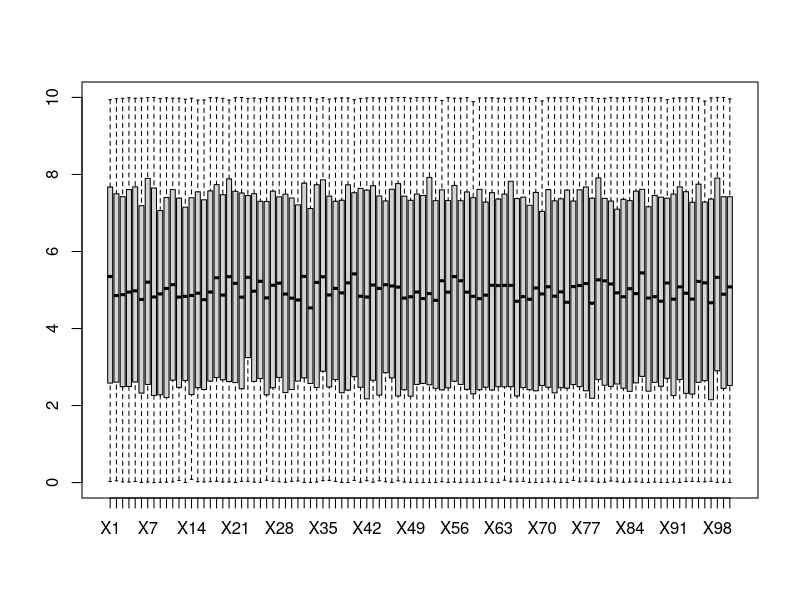
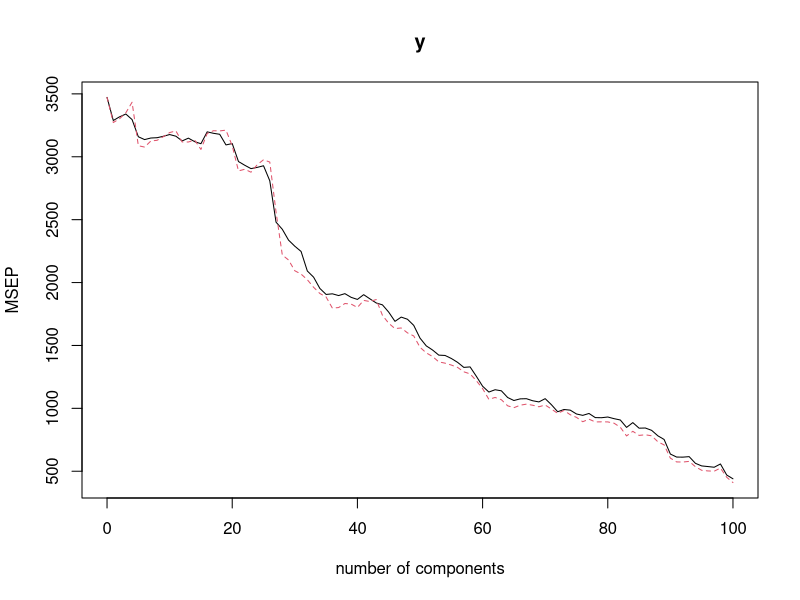
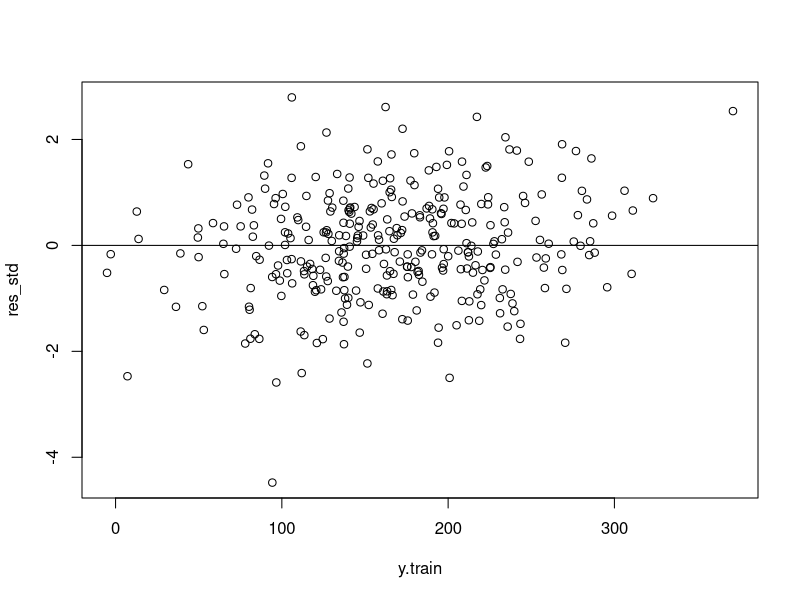
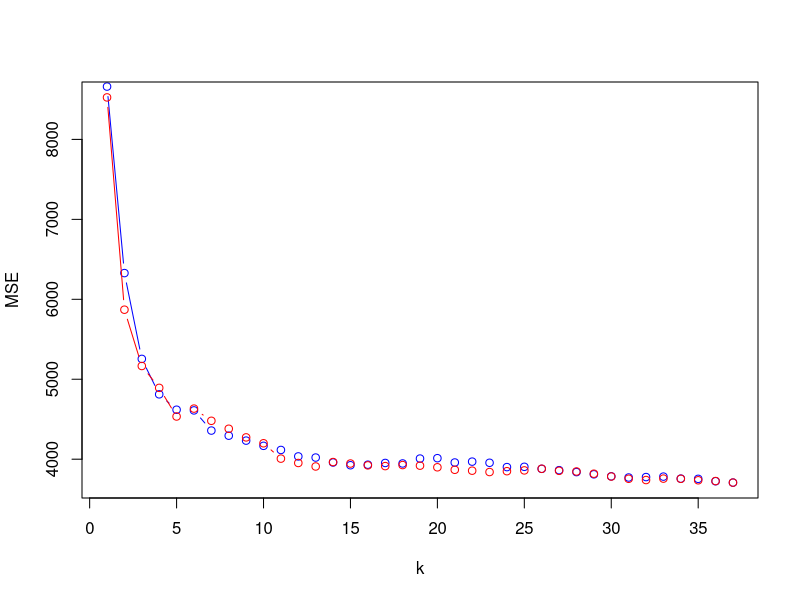
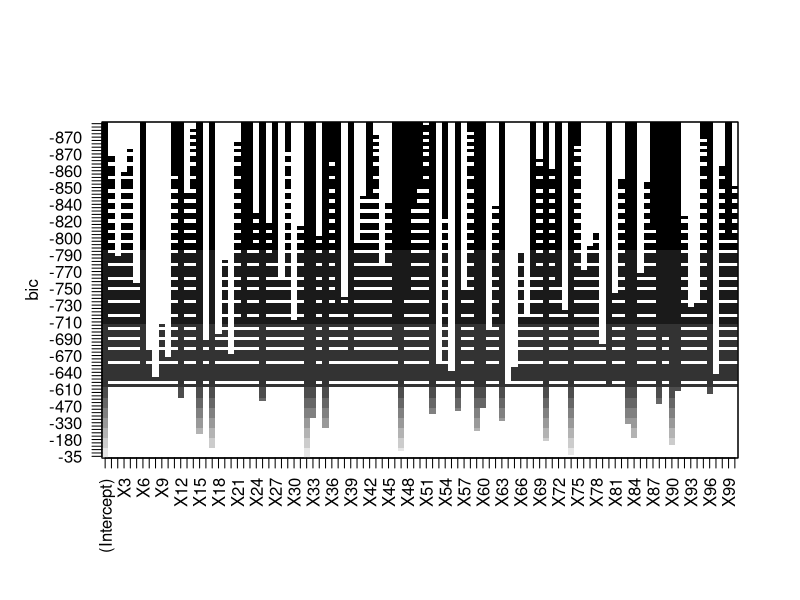
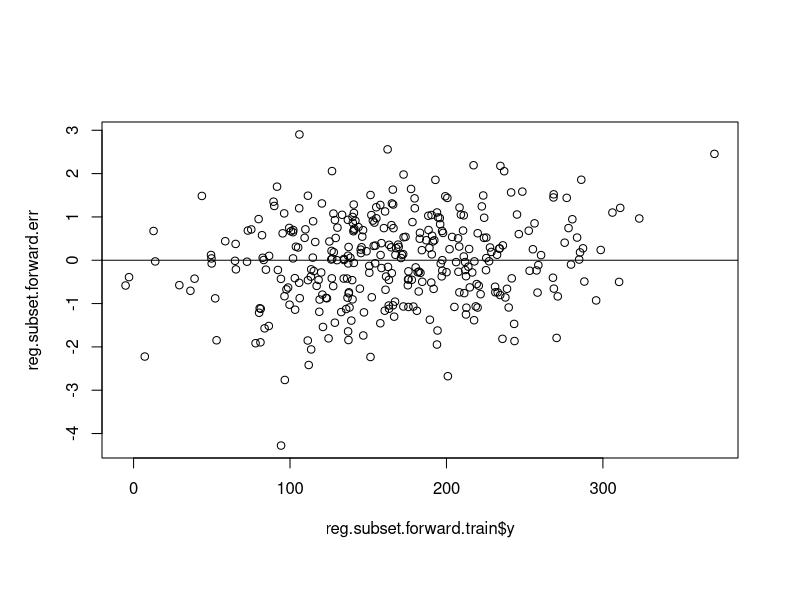
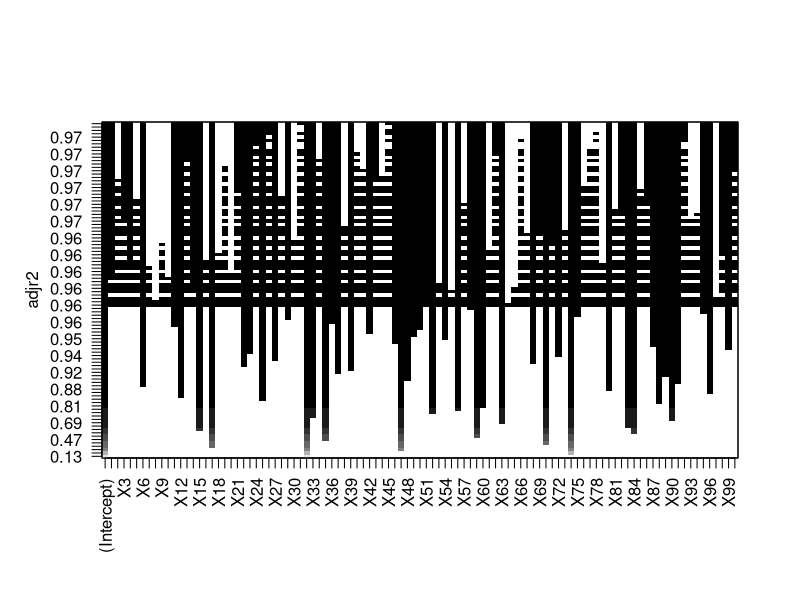
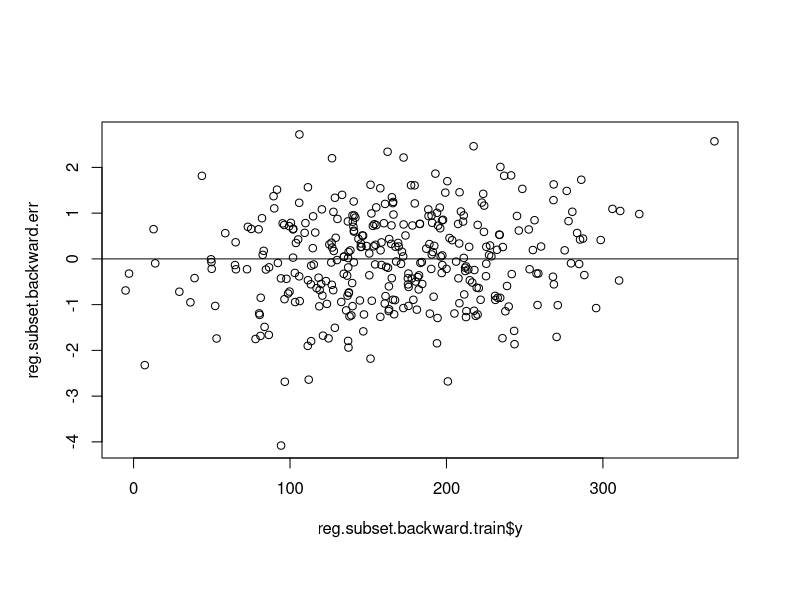

R code for these plots, in order:
library(MASS)
reg.set <- read.table('TPN1_a22_reg_app.txt', header = TRUE)

#plot(reg.set[,1:10], reg.set$y)

#Séparation des partie train et test
train.percentage <- 2/3
n_reg <- nrow(reg.set)
n_train <- as.integer(n_reg * train.percentage)
n_test <- n_reg - n_train
set.seed(69)
id_train <- sample(n_reg, n_train)
data.train <- reg.set[id_train,]
data.test <- reg.set[-id_train,]
y.test <- reg.set[-id_train, c(101)]
y.train <- reg.set[id_train, c(101)]

#Regarder la plage des données
boxplot(as.data.frame(reg.set[1:100]))


#pca
library(pls)
pcr_model <- pcr(y~., data = data.test, validation = "CV")
validationplot(pcr_model, val.type="MSEP")#D'apr??s le graphe on constate qu'il faut toutes les variables pour obtenir le meilleur mod??le


#modele lineare#
reg.set.lm <- lm(formula = y ~., data = data.train)
summary(reg.set.lm)#On a d??j?? une p-value qui est assez petite en une R-Square assez grande
res_std <- rstandard(reg.set.lm)
plot(x = y.train, y = res_std)#Les r??sidus stadards parraissent pas mal
abline(0, 0)
pre.lm <- predict(reg.set.lm, newdata = data.test)
mse.lm <- mean((pre.lm - y.test) ^ 2)#200.176
#On refait la regression avec les variables significatives
#x.app.lm <- data.train[c(6, 11, 12, 15, 17,22, 23, 25, 27, 32, 33, 35, 37, 39, 46, 47, 48, 49, 52, 54, 56, 59, 60, 63, 68, 70, 72, 74, 79, 83, 84, 87, 88, 89, 90, 91, 96), ] 
#data.test.lm <- data.test[c(6, 11, 12, 15, 17, 22, 23, 25, 27, 32, 33, 35, 37, 39, 46, 47, 48, 49, 52, 54, 56, 59, 60, 63, 68, 70, 72, 74, 79, 83, 84, 87, 88, 89, 90, 91, 96), ]
#reg.set.lm.revise <- lm(formula = y~. , data = x.app.lm)
reg.set.lm.revise <- lm(formula = y~X6+X11+X12+X15+X17+X22+X23+X25+X27+X32+X33+X35+X37+X39+X46+X47+X48+X49+X52+X54+X56+X59+X60+X63+X68+X70+X72+X74+X79+X83+X84+X87+X88+X89+X90+X91+X96
                        , data = data.train)
#pre.lm.revise <- predict(reg.set.lm.revise, newdata = data.test.lm)
pre.lm.revise <- predict(reg.set.lm.revise, newdata = data.test)
mse.lm1 <- mean((pre.lm.revise - y.test) ^ 2)#200.176



#k plus proches voisins
#On utilise les variables significatives dans le modèle lineaire
library(FNN)
x.app_k <- data.train[c(6, 11, 12, 15, 17, 22, 23, 25, 27, 32, 33, 35, 37, 39, 46, 47, 48, 49, 52, 54, 56, 59, 60, 63, 68, 70, 72, 74, 79, 83, 84, 87, 88, 89, 90, 91, 96), c(-101)] 
y.app_k <- data.train[, c(101)]
x.test_k <- data.test[, c(-101)]

# Chenxin:add scale -------------------------------------------------------

x.app_k.scale <- scale(data.train[c(6, 11, 12, 15, 17, 22, 23, 25, 27, 32, 33, 35, 37, 39, 46, 47, 48, 49, 52, 54, 56, 59, 60, 63, 68, 70, 72, 74, 79, 83, 84, 87, 88, 89, 90, 91, 96), c(-101)] )
x.test_k.scale <- scale(data.test[, c(-101)])


kmin <- 10
reg.knn1 <- knn.reg(train = x.app_k, test = x.test_k, y = y.app_k, k = kmin)
mse.knn1 <- mean((reg.knn1$pred - y.test) ^ 2) #4167, trop grande

# Chenxin K variation & scale -----------------------------------------------------------------

knn_k_max <- 37

tmp <- sapply(1:knn_k_max, function(local_k){
  reg.knn.noscale <- knn.reg(train = x.app_k, test = x.test_k, y = y.app_k, k = local_k)
  res <- mean((reg.knn.noscale$pred - y.test) ^ 2)
  return(res)
})

tmp.scale <- sapply(1:knn_k_max, function(local_k){
  reg.knn.scale <- knn.reg(train = x.app_k.scale, test = x.test_k.scale, y = y.app_k, k = local_k)
  res.scale <- mean((reg.knn.scale$pred - y.test) ^ 2)
  return(res.scale)
})

knn_MSE_noscale <- tmp
knn_MSE_scale <- tmp.scale
#erreur global
plot(1:knn_k_max, knn_MSE_noscale, 
     type='b', col='blue',
     ylim=range(knn_MSE_scale),
     xlab='k', ylab='MSE', lty = 1, pch = 1)

lines(1:knn_k_max, knn_MSE_scale, type='b', col='red', lty = 1, pch = 1)
which.min(knn_MSE_scale)
min(knn_MSE_scale)
which.min(knn_MSE_noscale)
min(knn_MSE_noscale)

#MSE Minimal in37 3707, MSE decrease with k increase  scale make no significatif difference


# End Code Chenxin ---------------



#Subset selection
#Vu qu'il existe trop de variables, nous pourrions pas utiliser la m??thode best subset selection

#forward selection
library(leaps)
library(dplyr)
reg.selection.forward <- regsubsets(y~., data = data.train, method = "forward", nbest = 1, nvmax = 100)
summary_forward <- summary(reg.selection.forward)
plot(reg.selection.forward, scale = "bic")#Regarder bri??vement la plus grande adjusted R Square

rss<-data.frame(summary_forward$outmat, RSS=summary_forward$rss)
rsquare_max_forward <- summary_forward$outmat[which.max(summary_forward$adjr2),]#La ligne avec la plus grande adjr2
rsquare_max_forward[rsquare_max_forward == '*'] <- as.numeric(1)
rsquare_max_forward[rsquare_max_forward == ' '] <- as.numeric(0)
rsquare_max_forward <- as.numeric(rsquare_max_forward)#Le masque pour s??lectionner les variables
reg.subset.forward <- reg.set[c(rsquare_max_forward==1)]


n.subset.forward <- nrow(reg.subset.forward)
set.seed(69)
n.subset.forward.train <- as.integer(train.percentage * n.subset.forward)
n.subset.forward.sample <- sample(n.subset.forward, n.subset.forward.train)
reg.subset.forward.train <- reg.subset.forward[n.subset.forward.sample,]
reg.subset.forward.test <- reg.subset.forward[-n.subset.forward.sample,]
reg.subset.forward.lm <- lm(formula = y~., data = reg.subset.forward.train)
reg.subset.forward.lm.predict <- predict(reg.subset.forward.lm, newdata = reg.subset.forward.test)
reg.subset.forward.mse <- mean((reg.subset.forward.lm.predict - reg.subset.forward.test$y) ^ 2)#188.44
reg.subset.forward.err <- rstandard(reg.subset.forward.lm)
plot(reg.subset.forward.train$y, reg.subset.forward.err)
abline(0, 0)

#backward selection
reg.selection.backward <- regsubsets(y~., data = data.train, method = "backward", nbest = 1, nvmax = 100)
summary_backward <- summary(reg.selection.backward)
plot(reg.selection.backward, scale = "adjr2")
#rss<-data.frame(summary_forward$outmat, RSS=summary_forward$rss)
rsquare_max_backward <- summary_backward$outmat[which.max(summary_backward$adjr2),]
rsquare_max_backward[rsquare_max_backward == '*'] <- as.numeric(1)
rsquare_max_backward[rsquare_max_backward == ' '] <- as.numeric(0)
rsquare_max_backward <- as.numeric(rsquare_max_backward)
reg.subset.backward <- reg.set[c(rsquare_max_backward==1)]

n.subset.backward <- nrow(reg.subset.backward)
set.seed(69)
n.subset.backward.train <- as.integer(train.percentage * n.subset.backward)
n.subset.backward.sample <- sample(n.subset.backward, n.subset.backward.train)
reg.subset.backward.train <- reg.subset.backward[n.subset.backward.sample,]
reg.subset.backward.test <- reg.subset.backward[-n.subset.backward.sample,]
reg.subset.backward.lm <- lm(formula = y~., data = reg.subset.backward.train)
reg.subset.backward.lm.predict <- predict(reg.subset.backward.lm, newdata = reg.subset.backward.test)
reg.subset.backward.mse <- mean((reg.subset.backward.lm.predict - reg.subset.backward.test$y) ^ 2)#186.92
reg.subset.backward.err <- rstandard(reg.subset.backward.lm)
plot(reg.subset.backward.train$y, reg.subset.backward.err)
abline(0, 0)

#k-cross validation sur backward selection
#avec
Formula <- c(y~.-X2, 
             y~.-X2-X5, 
             y~.-X2-X5-X7, 
             y~.-X2-X5-X7-X8,
             y~.-X2-X5-X7-X8-X9,
             y~.-X2-X5-X7-X8-X9-X10, 
             y~.-X2-X5-X7-X8-X9-X10-X16, 
             y~.-X2-X5-X7-X8-X9-X10-X16-X18,
             y~.-X2-X5-X7-X8-X9-X10-X16-X18-X19, 
             y~.-X2-X5-X7-X8-X9-X10-X16-X18-X19-X20, 
             y~.-X2-X5-X7-X8-X9-X10-X16-X18-X19-X20-X28,
             y~.-X2-X5-X7-X8-X9-X10-X16-X18-X19-X20-X28-X30,
             y~.-X2-X5-X7-X8-X9-X10-X16-X18-X19-X20-X28-X30-X34,
             y~.-X2-X5-X7-X8-X9-X10-X16-X18-X19-X20-X28-X30-X34-X38,
             y~.-X2-X5-X7-X8-X9-X10-X16-X18-X19-X20-X28-X30-X34-X38-X40,
             y~.-X2-X5-X7-X8-X9-X10-X16-X18-X19-X20-X28-X30-X34-X38-X40-X41,
             y~.-X2-X5-X7-X8-X9-X10-X16-X18-X19-X20-X28-X30-X34-X38-X40-X41-X44,
             y~.-X2-X5-X7-X8-X9-X10-X16-X18-X19-X20-X28-X30-X34-X38-X40-X41-X44-X53,
             y~.-X2-X5-X7-X8-X9-X10-X16-X18-X19-X20-X28-X30-X34-X38-X40-X41-X44-X53-X55,
             y~.-X2-X5-X7-X8-X9-X10-X16-X18-X19-X20-X28-X30-X34-X38-X40-X41-X44-X53-X55-X57,
             y~.-X2-X5-X7-X8-X9-X10-X16-X18-X19-X20-X28-X30-X34-X38-X40-X41-X44-X53-X55-X57-X61,
             y~.-X2-X5-X7-X8-X9-X10-X16-X18-X19-X20-X28-X30-X34-X38-X40-X41-X44-X53-X55-X57-X61-X64,
             y~.-X2-X5-X7-X8-X9-X10-X16-X18-X19-X20-X28-X30-X34-X38-X40-X41-X44-X53-X55-X57-X61-X64-X65,
             y~.-X2-X5-X7-X8-X9-X10-X16-X18-X19-X20-X28-X30-X34-X38-X40-X41-X44-X53-X55-X57-X61-X64-X65-X66,
             y~.-X2-X5-X7-X8-X9-X10-X16-X18-X19-X20-X28-X30-X34-X38-X40-X41-X44-X53-X55-X57-X61-X64-X65-X66-X67,
             y~.-X2-X5-X7-X8-X9-X10-X16-X18-X19-X20-X28-X30-X34-X38-X40-X41-X44-X53-X55-X57-X61-X64-X65-X66-X67-X73,
             y~.-X2-X5-X7-X8-X9-X10-X16-X18-X19-X20-X28-X30-X34-X38-X40-X41-X44-X53-X55-X57-X61-X64-X65-X66-X67-X73-X76,
             y~.-X2-X5-X7-X8-X9-X10-X16-X18-X19-X20-X28-X30-X34-X38-X40-X41-X44-X53-X55-X57-X61-X64-X65-X66-X67-X73-X76-X77,
             y~.-X2-X5-X7-X8-X9-X10-X16-X18-X19-X20-X28-X30-X34-X38-X40-X41-X44-X53-X55-X57-X61-X64-X65-X66-X67-X73-X76-X77-X78,
             y~.-X2-X5-X7-X8-X9-X10-X16-X18-X19-X20-X28-X30-X34-X38-X40-X41-X44-X53-X55-X57-X61-X64-X65-X66-X67-X73-X76-X77-X78-X79,
             y~.-X2-X5-X7-X8-X9-X10-X16-X18-X19-X20-X28-X30-X34-X38-X40-X41-X44-X53-X55-X57-X61-X64-X65-X66-X67-X73-X76-X77-X78-X79-X81,
             y~.-X2-X5-X7-X8-X9-X10-X16-X18-X19-X20-X28-X30-X34-X38-X40-X41-X44-X53-X55-X57-X61-X64-X65-X66-X67-X73-X76-X77-X78-X79-X81-X85,
             y~.-X2-X5-X7-X8-X9-X10-X16-X18-X19-X20-X28-X30-X34-X38-X40-X41-X44-X53-X55-X57-X61-X64-X65-X66-X67-X73-X76-X77-X78-X79-X81-X85-X93,
             y~.-X2-X5-X7-X8-X9-X10-X16-X18-X19-X20-X28-X30-X34-X38-X40-X41-X44-X53-X55-X57-X61-X64-X65-X66-X67-X73-X76-X77-X78-X79-X81-X85-X93-X97
)
K <- 10
fold <- sample(K, n_train, replace = TRUE)
CV <- rep(0, 10)
for (i in (1:10)){
  for (k in (1:K)){
    reg.cross<-lm(Formula[[i]],data=reg.set[fold!=k,])
    pred.cross <- predict(reg.cross, newdata=reg.set[fold == k,])
    CV[i]<-CV[i]+ sum((reg.set$y[fold==k]-pred.cross)^2)
  }
  CV[i]<-CV[i] / n_reg
}
CV.min = min(CV)#181

#Puisque la m??thode backward selection est mieux, 
#nous utilisons le regroupement des variables pour refaire k plus proches voisins
reg.knn2 <- knn.reg(train = reg.subset.backward.train[, c(-66)], test = reg.subset.backward.test[, c(-66)], y = reg.subset.backward.train[,c(66)], k = kmin)
mse.knn2 <- mean((reg.knn2$pred - y.test) ^ 2)#2226

#Préparation de données pour Ridge et Lasso
library(glmnet)
x<-model.matrix(y~.,reg.set)
y<-reg.set$y
data.train.regu <- x[id_train,]
y.train.regu <- y[id_train]
data.test.regu <- x[-id_train,]
y.test.regu <- y[-id_train]

#Ridge regression
cv.out.ridge <- cv.glmnet(data.train.regu, y.train.regu, alpha = 0)
plot(cv.out.ridge)
fit.ridge <- glmnet(data.train.regu, y.train.regu, lambda = cv.out.ridge$lambda.min, alpha = 0)
ridge.predict <- predict(fit.ridge, s = cv.out.ridge$lambda.min, newx = data.test.regu)
mse.ridge <- mean((ridge.predict - y.test.regu) ^ 2)#200.44

#lasso
cv.out.lasso <- cv.glmnet(data.train.regu, y.train.regu, alpha = 1)
plot(cv.out.lasso)
fit.lasso <- glmnet(data.train.regu, y.train.regu, lambda = cv.out.lasso$lambda.min, alpha = 1)
lasso.predict <- predict(fit.lasso, s = cv.out.lasso$lambda.min, newx = data.test.regu)
mse.lasso <- mean((lasso.predict - y.test.regu) ^ 2)#178


regresseur <- function(dataset) {
  #load("env.Rdata")
  library(glmnet)
  train.percentage <- 2/3
  n_reg <- nrow(reg.set)
  n_train <- as.integer(n_reg * train.percentage)
  n_test <- n_reg - n_train
  set.seed(69)
  id_train <- sample(n_reg, n_train)
  
  
  x<-model.matrix(y~.,reg.set)
  y<-reg.set$y
  data.train.regu <- x[id_train,]
  y.train.regu <- y[id_train]
  data.test.regu <- x[-id_train,]
  y.test.regu <- y[-id_train]
  
  
  cv.out.lasso <- cv.glmnet(data.train.regu, y.train.regu, alpha = 1)
  plot(cv.out.lasso)
  fit.lasso <- glmnet(data.train.regu, y.train.regu, lambda = cv.out.lasso$lambda.min, alpha = 1)
  predictions <- predict(fit.lasso, s = cv.out.lasso$lambda.min, newx = data.test.regu)
  mse.lasso <- mean((predictions - y.test.regu) ^ 2)#178
  print("La MSE est:")
  print(mse.lasso)
  return(predictions)
}
pred <- regresseur(reg.set)
